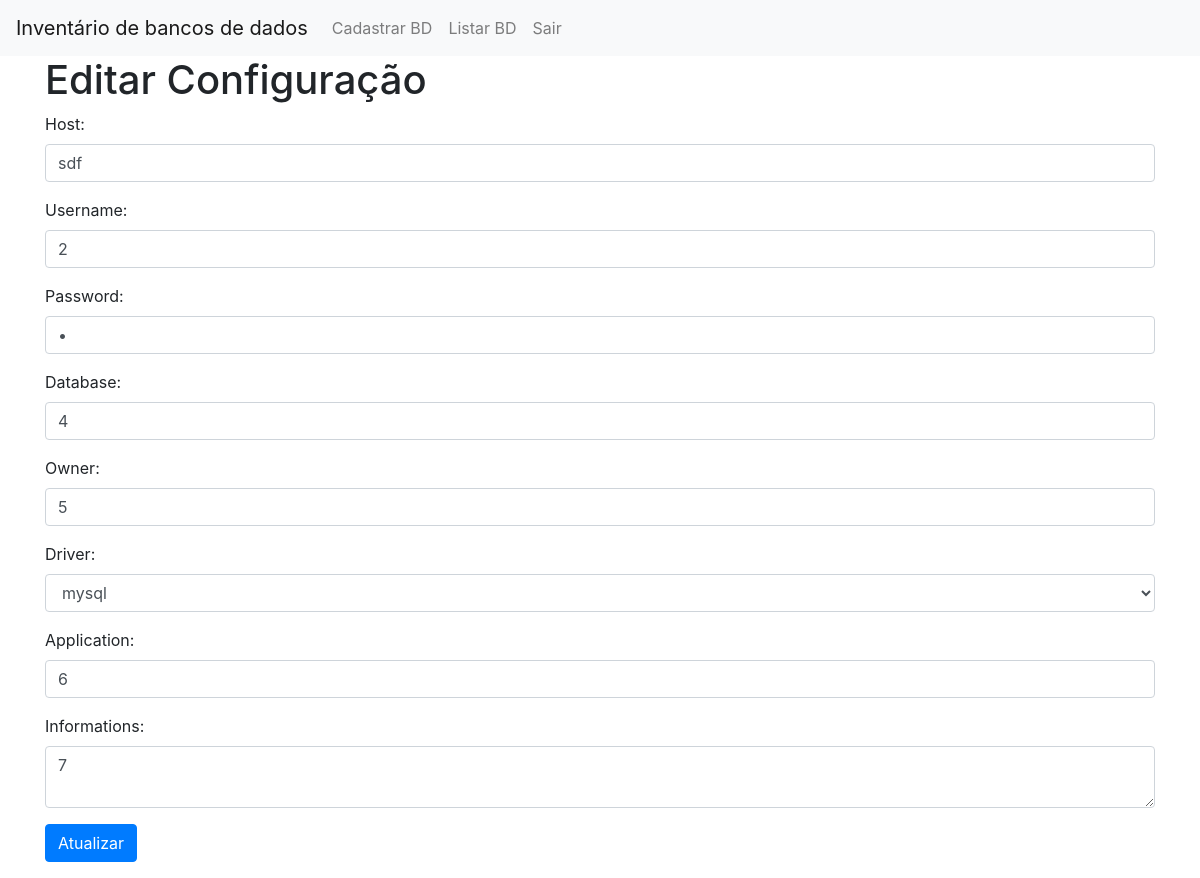
The page /edit.php?id=5 (signed in) on the database its author committed.
### tables this page shows
CREATE TABLE `configs` (
  `id` int(11) NOT NULL,
  `host` varchar(255) NOT NULL,
  `username` varchar(255) NOT NULL,
  `password` varchar(255) NOT NULL,
  `database_name` varchar(255) NOT NULL,
  `owner` varchar(255) NOT NULL,
  `driver` varchar(255) NOT NULL,
  `application` varchar(255) NOT NULL,
  `informations` text NOT NULL
);

### includes/config.php (called while the page is built)
<?php
$dsn = 'mysql:host=localhost;dbname=aula_pos_poo';
$username = 'root';
$password = '';
?>

### classes/DatabaseConfig.php (called while the page is built, shortened)
<?php
class DatabaseConfig
{
    private $pdo;
    public function __construct()
    {
        include(__DIR__ . '/../includes/config.php');
        try {
            $this->pdo = new PDO($dsn, $username, $password);
            $this->pdo->setAttribute(PDO::ATTR_ERRMODE, PDO::ERRMODE_EXCEPTION);
        } catch (PDOException $e) {
            die('Erro na conexão com o banco de dados: ' . $e->getMessage());
        }
    }
    public function getConfigById($id)
    {
        $query = "SELECT * FROM configs WHERE id = :id";
        $statement = $this->pdo->prepare($query);
        $statement->bindParam(':id', $id, PDO::PARAM_INT);
        $statement->execute();
        $result = $statement->fetch(PDO::FETCH_ASSOC);
        return $result;
    }
}

### edit.php (the view, shortened to what this page needs)
<?php
require_once 'autoload.php';
if (isset($_GET['id'])) {
    $id = $_GET['id'];
    $config = new DatabaseConfig();
    $configData = $config->getConfigById($id);
    if ($configData) {
        $host = $configData['host'];
        $username = $configData['username'];
        $password = $configData['password'];
        $database_name = $configData['database_name'];
        $owner = $configData['owner'];
        $application = $configData['application'];
        $informations = $configData['informations'];
    } else {
        header('Location: index.php');
        exit;
    }
} else {
    header('Location: index.php');
    exit;
}
?>
<!DOCTYPE html>
<html>
<head>
    <link rel="stylesheet" href="https://stackpath.bootstrapcdn.com/bootstrap/4.5.0/css/bootstrap.min.css">
</head>
<body>
    <div class="container">
        <h1>Editar Configuração</h1>
        <form method="post">
            <div class="form-group">
                <label for="host">Host:</label>
                <input type="text" class="form-control" id="host" name="host" value="<?php echo $host; ?>" required>
            </div>
            <div class="form-group">
                <label for="username">Username:</label>
                <input type="text" class="form-control" id="username" name="username" value="<?php echo $username; ?>" required>
            </div>
            <div class="form-group">
                <label for="password">Password:</label>
                <input type="password" class="form-control" id="password" name="password" value="<?php echo $password; ?>" required>
            </div>
            <div class="form-group">
                <label for="database_name">Database:</label>
                <input type="text" class="form-control" id="database_name" name="database_name" value="<?php echo $database_name; ?>" required>
            </div>
            <div class="form-group">
                <label for="owner">Owner:</label>
                <input type="text" class="form-control" id="owner" name="owner" value="<?php echo $owner; ?>" required>
            </div>
            <div class="form-group">
                <label for="driver">Driver:</label>
                <select class="form-control" id="driver" name="driver" required>
                    <?php
                    $supportedDrivers = PDO::getAvailableDrivers();
                    foreach ($supportedDrivers as $driver) {
                        echo '<option value="' . $driver . '">' . $driver . '</option>';
                    }
                    ?>
                </select>
            </div>
            <div class="form-group">
                <label for="application">Application:</label>
                <input type="text" class="form-control" id="application" name="application" value="<?php echo $application; ?>" required>
            </div>
            <div class="form-group">
                <label for="informations">Informations:</label>
                <textarea class="form-control" id="informations" name="informations" required><?php echo $informations; ?></textarea>
            </div>
            <button type="submit" name="update" class="btn btn-primary">Atualizar</button>
        </form>
    </div>
</body>
</html>

### rows shown on the page
configs: host "sdf", username "2", database_name "4", owner "5", application "6", informations "7"

### other values the page prints
$menuItem['name'] "Cadastrar BD"
$menuItem['name'] "Listar BD"
$menuItem['name'] "Sair"
form field driver "mysql"
